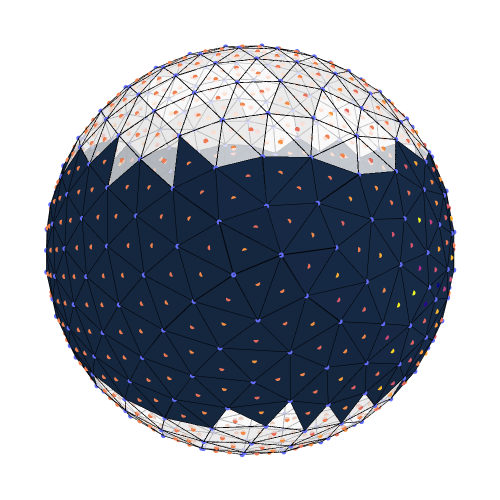

Here is the notebook cell this chart was saved with:
### Code cell
from SpaceBalls.sph_meshing import QuadratureGrid, get_edge_connectivities, get_faceted_sphere_mesh
from SpaceBalls.constants import earth_radius
import scipy.spatial
RE = earth_radius()

radius_meters = 0.5
n_faces = 800
default_golden = False
body_opacity = 0.75  # 1.0 is fully opaque; solar panels always stay opaque.
solar_panel_fraction = 0.5  # Fraction of facets, rounded to a whole facet count.
distribution_mode = "equatorial"  # "random" or "equatorial" (belt around z=0).
mesh = get_faceted_sphere_mesh(radius_meters, n_faces, default_golden=default_golden)
vertices, centroids, normal_vecs, areas, edge_conns, hull = mesh
solar_panel_mask = select_solar_panel_facets(mesh, solar_panel_fraction, distribution_mode)


# Create figure
fig = go.Figure()
add_scatter(fig, vertices)
add_scatter(fig, centroids, color_values=areas)
#add_scatter(fig, normal_vecs)

i, j, k = hull.simplices.T
add_facets(fig, vertices, i, j, k, solar_panel_mask=solar_panel_mask,
           body_opacity=body_opacity)


edge_x, edge_y, edge_z = get_edges_to_plot(hull)
fig.add_trace(go.Scatter3d(
    x=edge_x,
    y=edge_y,
    z=edge_z,
    mode='lines',
    line=dict(color='black', width=2),
    #name='edge_conns'
))

axis_lim = radius_meters 
fig.update_layout(
    scene=dict(
        xaxis=dict(visible=False, range=[-axis_lim, axis_lim]),
        yaxis=dict(visible=False, range=[-axis_lim, axis_lim]),
        zaxis=dict(visible=False, range=[-axis_lim, axis_lim]),
        aspectmode='cube',
        camera=dict(
            eye=dict(x=1.0, y=1.0, z=0.3)  # smaller values => zoom in
        ),
    ),
    width=500,
    height=500,
    showlegend=False,
    margin=dict(l=20, r=20, t=20, b=20),  # Padding in pixels
    #pad=0   
)


fig.show()
name_tail = '_golden' if default_golden else ''

#fig.write_image(os.path.join(MEDIA_DIR, 'figures', 'sc_shapes',
#                             'sphere'+str(n_faces)+name_tail),
#                             format='png')


"""
fig, ax = plot_sc_shape(hull.points, stacked_areas=None, radius=1, displace_points=True)
for idx_triad in hull.simplices:
    triangle = hull.points[idx_triad]
    ax.plot(triangle[:,0], triangle[:,1], triangle[:,2])
"""

### Figure 1 — Plotly figure (JSON) as saved in the notebook; plotly's stock layout.template omitted (floating-point values rounded to 4 significant figures; data arrays with more than 128 entries replaced by an {"elided": "..."} marker saying what was removed)
{"data": [{"marker": {"colorscale": [[0, "#0d0887"], [0.1111, "#46039f"], [0.2222, "#7201a8"], [0.3333, "#9c179e"], [0.4444, "#bd3786"], [0.5556, "#d8576b"], [0.6667, "#ed7953"], [0.7778, "#fb9f3a"], [0.8889, "#fdca26"], [1, "#f0f921"]], "size": 3}, "mode": "markers", "type": "scatter3d", "x": {"elided": "402 float values"}, "y": {"elided": "402 float values"}, "z": {"elided": "402 float values"}}, {"marker": {"color": {"elided": "800 float values"}, "colorscale": [[0, "#0d0887"], [0.1111, "#46039f"], [0.2222, "#7201a8"], [0.3333, "#9c179e"], [0.4444, "#bd3786"], [0.5556, "#d8576b"], [0.6667, "#ed7953"], [0.7778, "#fb9f3a"], [0.8889, "#fdca26"], [1, "#f0f921"]], "size": 3}, "mode": "markers", "type": "scatter3d", "x": {"elided": "800 float values"}, "y": {"elided": "800 float values"}, "z": {"elided": "800 float values"}}, {"color": "#172a46", "flatshading": true, "i": {"elided": "400 int values"}, "j": {"elided": "400 int values"}, "k": {"elided": "400 int values"}, "lighting": {"ambient": 0.9, "diffuse": 0.5, "fresnel": 0, "roughness": 0.9, "specular": 0}, "name": "Solar panels", "opacity": 1, "type": "mesh3d", "x": {"elided": "402 float values"}, "y": {"elided": "402 float values"}, "z": {"elided": "402 float values"}}, {"color": "white", "flatshading": true, "i": {"elided": "400 int values"}, "j": {"elided": "400 int values"}, "k": {"elided": "400 int values"}, "lighting": {"ambient": 0.9, "diffuse": 0.5, "fresnel": 0, "roughness": 0.9, "specular": 0}, "name": "Body facets", "opacity": 0.75, "type": "mesh3d", "x": {"elided": "402 float values"}, "y": {"elided": "402 float values"}, "z": {"elided": "402 float values"}}, {"line": {"color": "black", "width": 2}, "mode": "lines", "type": "scatter3d", "x": {"elided": "3600 float values"}, "y": {"elided": "3600 float values"}, "z": {"elided": "3600 float values"}}], "layout": {"height": 500, "margin": {"b": 20, "l": 20, "r": 20, "t": 20}, "scene": {"aspectmode": "cube", "camera": {"eye": {"x": 1, "y": 1, "z": 0.3}}, "xaxis": {"range": [-0.5, 0.5], "visible": false}, "yaxis": {"range": [-0.5, 0.5], "visible": false}, "zaxis": {"range": [-0.5, 0.5], "visible": false}}, "showlegend": false, "width": 500}}
